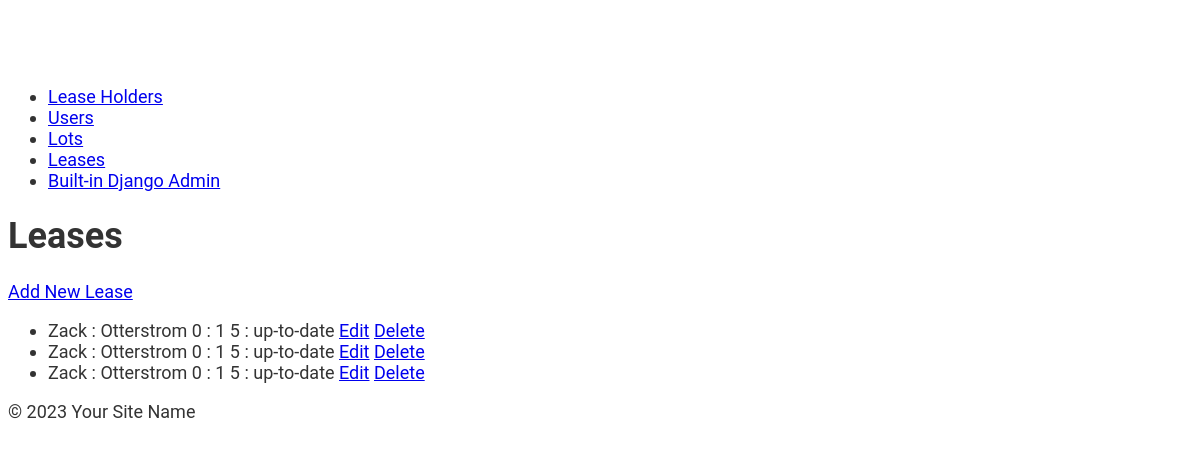
The app's page /leases_back/ (signed in), older data.
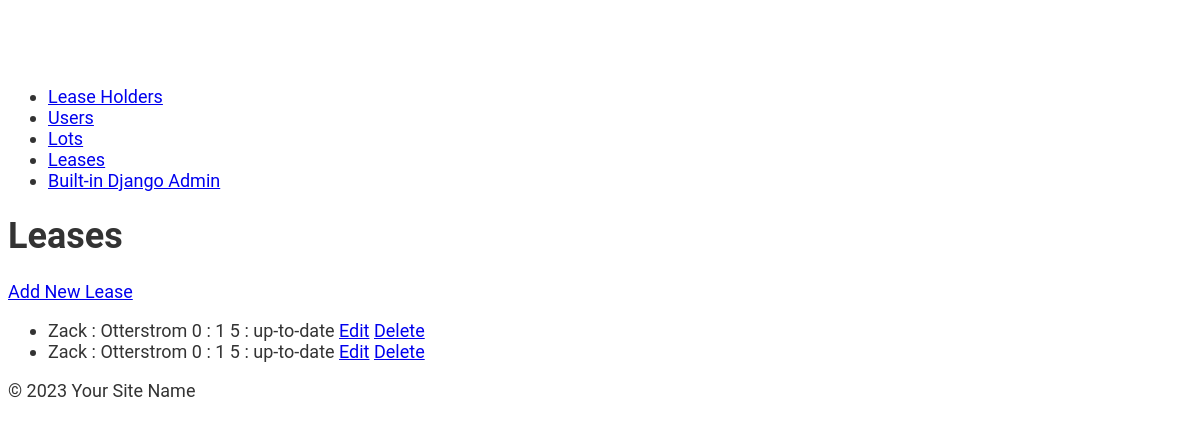
The same page, newer data.
### lots/models.py (models this page shows, shortened)
class Lease(models.Model):
    UP_TO_DATE = 'up-to-date'
    LATE = 'late'
    DELINQUENT = 'delinquent'
    PAYMENT_STATUS_CHOICES = [
        (UP_TO_DATE, 'Up to date'),
        (LATE, 'Late'),
        (DELINQUENT, 'Delinquent'),
    ]
    lot = models.ForeignKey(Lot, on_delete=models.CASCADE, help_text="The lot associated with the lease")
    lease_holder = models.ForeignKey(LeaseHolder, on_delete=models.PROTECT,
                                     help_text="The lease holder associated with this lease")
    last_payment_date = models.DateField(null=True, blank=True, help_text="Date of the most recent payment")
    last_payment_date_id = models.ForeignKey('Payment', on_delete=models.SET_NULL, null=True, blank=True,
                                             related_name='last_payment_for_lease',
                                             help_text="ID of the most recent payment")
    monthly_rental_amount = models.IntegerField(help_text="Monthly rental amount for the lease")
    due_date = models.PositiveSmallIntegerField(validators=[MaxValueValidator(30)],
                                                help_text="Due date for monthly payments")
    grace_period = models.PositiveSmallIntegerField(validators=[MaxValueValidator(30)],
                                                    help_text="Grace period allowed after the due date")
    lease_agreement_path = models.FileField(upload_to='lease_agreements/',
                                            help_text="File path to the lease agreement document")
    lot_image_path = models.FileField(upload_to='images/', help_text="File path to the image of the lot")
    payment_status = models.CharField(
        max_length=20,
        choices=PAYMENT_STATUS_CHOICES,
        default=LATE,
        help_text="Current payment status of the lease"
    )
    def __str__(self):
        return (f"{self.lease_holder}\n"
                f"{self.monthly_rental_amount} : {self.due_date}\n"
                f"{self.grace_period} : {self.payment_status}\n")  # add later?

class LeaseHolder(models.Model):
    lease_holder_first_name = models.CharField(max_length=200, help_text="First name of the lease holder")
    lease_holder_last_name = models.CharField(max_length=200, help_text="Last name of the lease holder")
    lease_holder_address = models.CharField(max_length=200, help_text="Address of the lease holder")
    email = models.CharField(max_length=200, help_text="Email address of the lease holder")
    phone = models.CharField(max_length=200, help_text="Phone number of the lease holder")
    def __str__(self):
        return f"{self.lease_holder_first_name} : {self.lease_holder_last_name}\n"

### lots/views.py (the view)
# urls.py: path('leases_back/', lease_back_list, name='lease_back_list'),
@login_required
@user_passes_test(is_staff_or_admin)
def lease_back_list(request):
    leases = Lease.objects.all()
    return render(request, 'lots/lease_back_list.html', {'leases': leases})

### lots/views.py (called while the page is built)
def is_staff_or_admin(user):
    return user.is_staff or user.is_superuser

### lots/templates/lots/lease_back_list.html
{% extends 'lots/base.html' %}
{% block content %}
<body>
    <h1>Leases</h1>
    <a href="{% url 'lease_create' %}">Add New Lease</a>
    <ul>
        {% for lease in leases %}
        <li>
            {{ lease }}
            <a href="{% url 'lease_update' lease.pk %}">Edit</a>
            <a href="{% url 'delete_lease_back' lease.pk %}">Delete</a>
        </li>
        {% endfor %}
    </ul>
</body>
{% endblock %}

Row changes from the older to the newer data that the page shows:
removed Lease: lease_holder+monthly_rental_amount+due_date "Zack : Otterstrom 0 : 1 5 : up-to-date"
